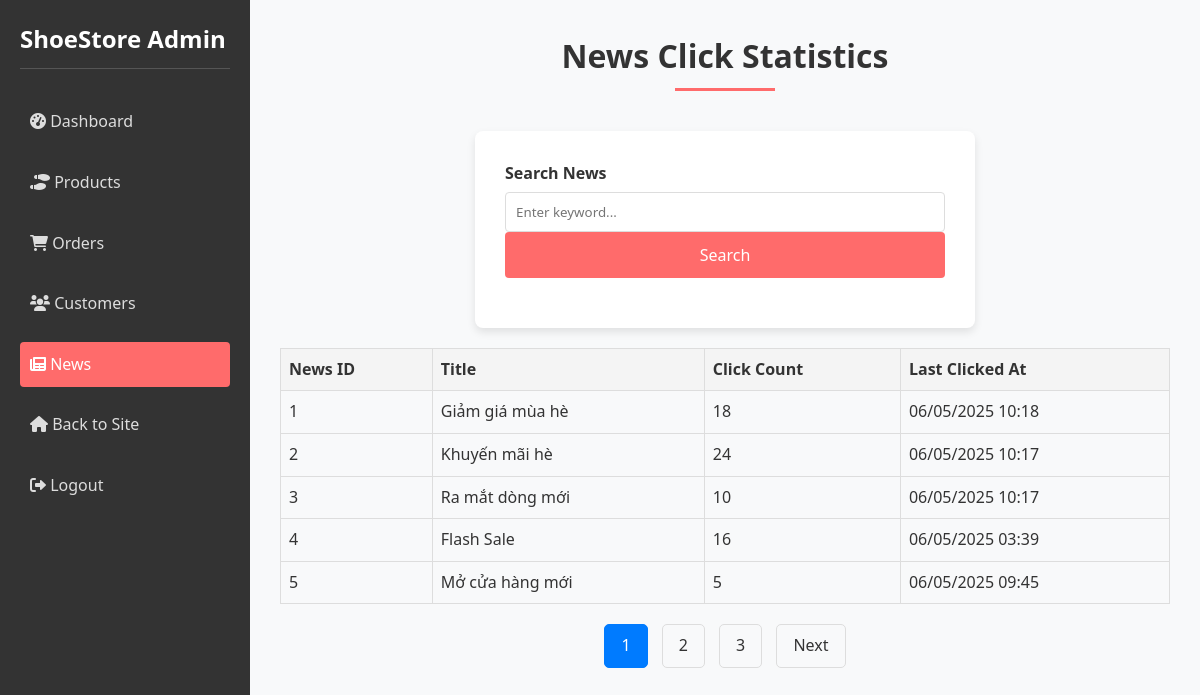
The page /index.php?controller=adminNews&action=stats (signed in) on the database as committed earlier.
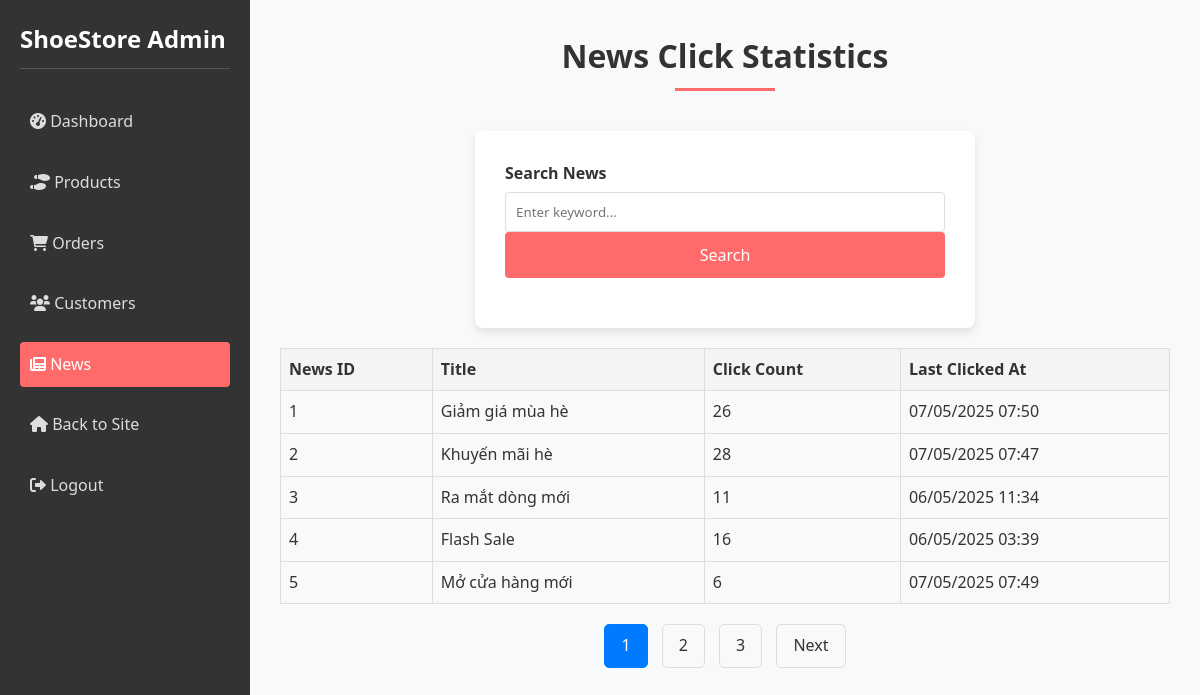
The same page on the database as committed later.
### tables this page shows
CREATE TABLE `news_clicks` (
  `click_id` int(11) NOT NULL,
  `news_id` int(11) NOT NULL,
  `click_count` int(11) DEFAULT 0,
  `last_clicked_at` timestamp NOT NULL DEFAULT current_timestamp() ON UPDATE current_timestamp()
);

CREATE TABLE `news` (
  `NewsID` int(11) NOT NULL,
  `Title` varchar(200) DEFAULT NULL,
  `Description` text DEFAULT NULL,
  `Content` text DEFAULT NULL,
  `AdminID` int(11) DEFAULT NULL,
  `thumbnail` varchar(255) DEFAULT NULL,
  `DateCreated` datetime DEFAULT current_timestamp(),
  `news_type` varchar(50) DEFAULT 'normal',
  `promotion_id` int(11) DEFAULT NULL
);

### controllers/AdminNewsController.php (called while the page is built, shortened)
<?php
require_once 'models/NewsModel.php';
class AdminNewsController {
    private $newsModel;
    public function __construct() {
        $this->newsModel = new NewsModel();
    }
    public function stats() {
        $search = isset($_GET['search']) ? trim($_GET['search']) : '';
        $limit = 5;
        $page = isset($_GET['page']) ? (int)$_GET['page'] : 1;
        $offset = ($page - 1) * $limit;
        $clickStats = $this->newsModel->getClickStats($search, $limit, $offset);
        $totalStats = $this->newsModel->getClickStatsCount($search);
        $totalPages = ceil($totalStats / $limit);
        require_once 'views/admin/components/header.php';
        require_once 'views/admin/pages/news-stats.php';
        require_once 'views/admin/components/admin_footer.php';
    }
}

### index.php (called while the page is built, shortened)
<?php
spl_autoload_register(function ($class_name) {
    $controllerPath = 'controllers/' . $class_name . '.php';
    $modelPath = 'models/' . $class_name . '.php';
});
$action = isset($_GET['action']) ? preg_replace('/[^a-zA-Z0-9]/', '', $_GET['action']) : 'index';
$controllerInstance = new $controllerClass();
$controllerInstance->$action();

### models/Database.php (called while the page is built)
<?php
class Database {
    private $host = 'localhost';
    private $db_name = 'shoe';
    private $username = 'root';
    private $password = '123456789';
    private $pdo;
    public function __construct() {
        try {
            $this->pdo = new PDO(
                "mysql:host=$this->host;dbname=$this->db_name;charset=utf8mb4",
                $this->username,
                $this->password
            );
            $this->pdo->setAttribute(PDO::ATTR_ERRMODE, PDO::ERRMODE_EXCEPTION);
        } catch (PDOException $e) {
            die("Connection failed: " . $e->getMessage());
        }
    }
    public function getConnection() {
        return $this->pdo;
    }
}

### models/NewsModel.php (called while the page is built, shortened)
<?php
class NewsModel {
    private $db;
    public function __construct() {
        $database = new Database();
        $this->db = $database->getConnection();
    }
    public function getClickStats($search = '', $limit = 10, $offset = 0) {
        $query = "SELECT n.NewsID, n.Title, nc.click_count, nc.last_clicked_at
                  FROM news n
                  LEFT JOIN news_clicks nc ON n.NewsID = nc.news_id";
        $query .= " LIMIT :limit OFFSET :offset";
        $stmt = $this->db->prepare($query);
        $stmt->bindValue(':limit', (int)$limit, PDO::PARAM_INT);
        $stmt->bindValue(':offset', (int)$offset, PDO::PARAM_INT);
        $stmt->execute();
        return $stmt->fetchAll(PDO::FETCH_ASSOC);
    }
    public function getClickStatsCount($search = '') {
        $query = "SELECT COUNT(*) FROM news n";
        $stmt = $this->db->prepare($query);
        $stmt->execute();
        return $stmt->fetchColumn();
    }
}

### views/admin/pages/news-stats.php (the view, shortened to what this page needs)
<div class="section-title">
    <h2>News Click Statistics</h2>
</div>
<form method="get" action="" class="form-container">
    <div class="form-group">
        <label for="search">Search News</label>
        <input type="text" id="search" name="search" value="<?php echo htmlspecialchars($search); ?>" placeholder="Enter keyword...">
        <button type="submit" class="form-btn">Search</button>
    </div>
</form>
<div class="news-stats">
    <table>
        <thead>
            <tr>
                <th>News ID</th>
                <th>Title</th>
                <th>Click Count</th>
                <th>Last Clicked At</th>
            </tr>
        </thead>
        <tbody>
            <?php foreach ($clickStats as $stat): ?>
                <tr>
                    <td><?php echo $stat['NewsID']; ?></td>
                    <td><?php echo htmlspecialchars($stat['Title']); ?></td>
                    <td><?php echo $stat['click_count'] ?? 0; ?></td>
                    <td><?php echo $stat['last_clicked_at'] ? date('d/m/Y H:i', strtotime($stat['last_clicked_at'])) : '-'; ?></td>
                </tr>
            <?php endforeach; ?>
        </tbody>
    </table>
</div>
<div class="pagination">
    <?php if ($totalPages > 1): ?>
        <?php for ($i = 1; $i <= $totalPages; $i++): ?>
            <a href="/shoesWebsite/index.php?controller=adminNews&action=stats&search=<?php echo urlencode($search); ?>&page=<?php echo $i; ?>" <?php echo $i === $page ? 'class="active"' : ''; ?>><?php echo $i; ?></a>
        <?php endfor; ?>
        <?php if ($page < $totalPages): ?>
            <a href="/shoesWebsite/index.php?controller=adminNews&action=stats&search=<?php echo urlencode($search); ?>&page=<?php echo $page + 1; ?>">Next</a>
        <?php endif; ?>
    <?php endif; ?>
</div>
<?php require_once 'views/admin/components/admin_footer.php'; ?>

Rows that differ between the two databases and show on the page:
changed news_clicks "Giảm giá mùa hè": click_count "18" → "26"; last_clicked_at "06/05/2025 10:18" → "07/05/2025 07:50"
changed news_clicks "Khuyến mãi hè": click_count "24" → "28"; last_clicked_at "06/05/2025 10:17" → "07/05/2025 07:47"
changed news_clicks "Ra mắt dòng mới": click_count "10" → "11"; last_clicked_at "06/05/2025 10:17" → "06/05/2025 11:34"
changed news_clicks "Mở cửa hàng mới": click_count "5" → "6"; last_clicked_at "06/05/2025 09:45" → "07/05/2025 07:49"
